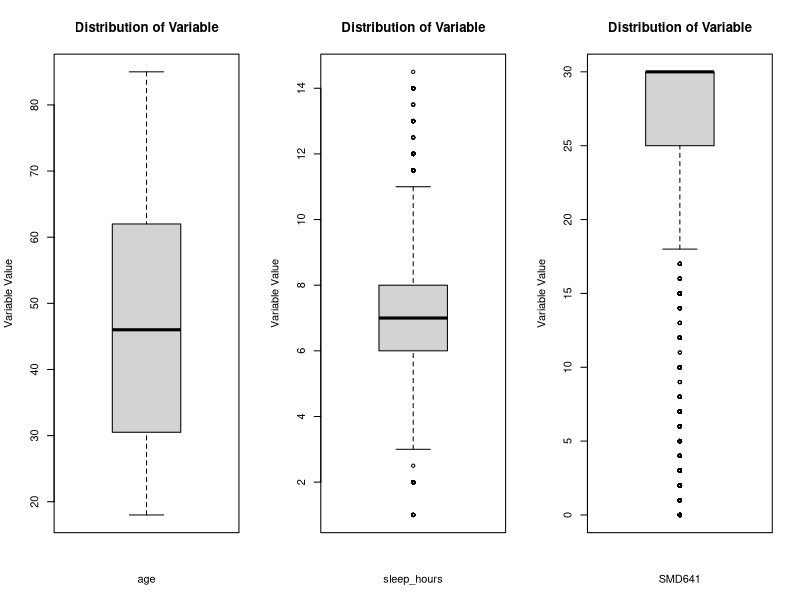
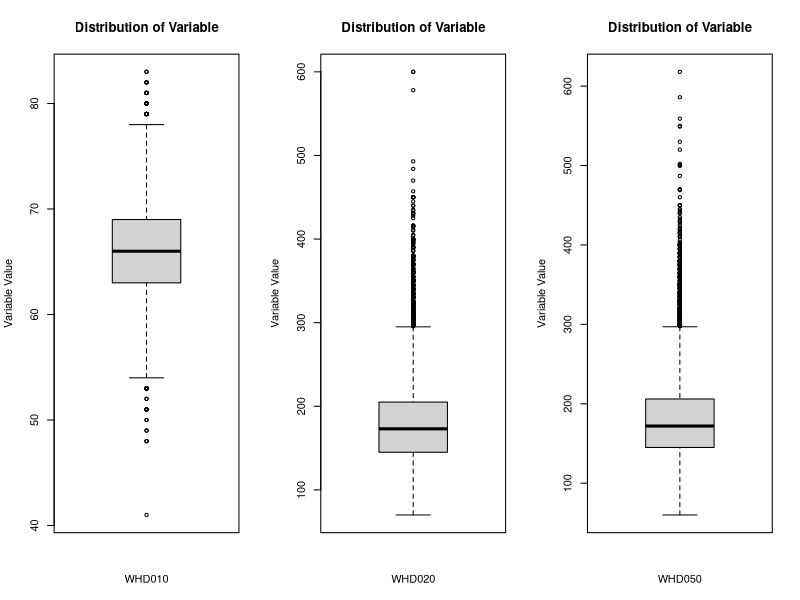
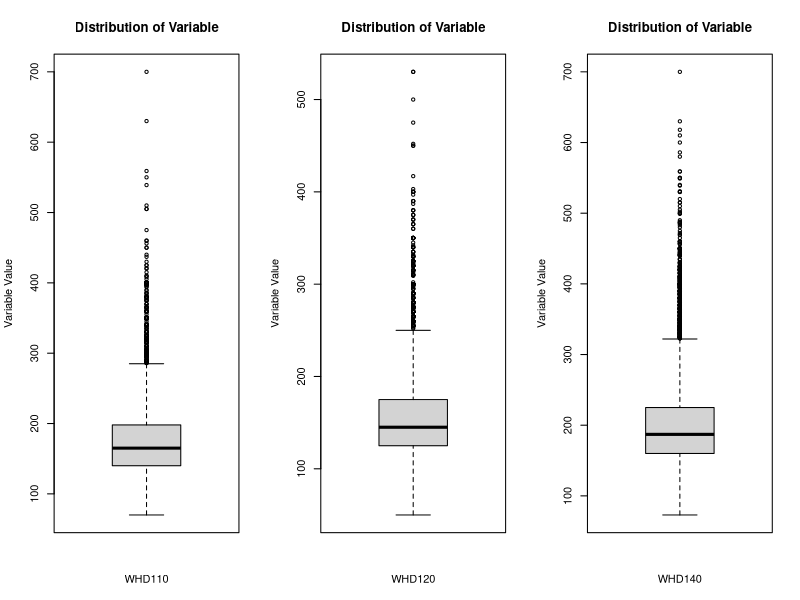
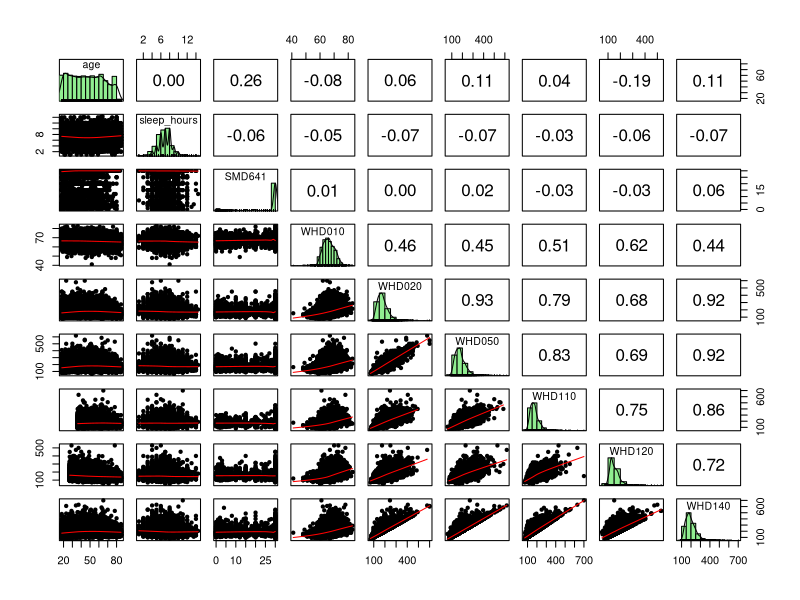

Here is the R script that generated these plots, in order:
## ---- chunk 1
library(dplyr)
library(psych)
## ---- chunk 2
df = read.csv("project_data.csv")
target = "result"

## Dropping redundant features
df = subset(df, select = -c(X, id))

## ---- chunk 3
dim(df)

sum(unlist(lapply(df, is.numeric)))
## ---- chunk 4
summary(df)
## ---- chunk 5
numeric_columns = c("age", "sleep_hours", "SMD641", "WHD010", "WHD020", "WHD050", "WHD110", "WHD120", "WHD140")


par(mfcol=c(1, 3))
for (i in numeric_columns) {
        boxplot(df[,i], main = "Distribution of Variable", xlab = names(df[i]), ylab = "Variable Value")
}
## ---- chunk 6
df[, numeric_columns]%>% 
  pairs.panels(method = "spearman", # correlation method
             hist.col = "lightgreen", # histogram color
             density = TRUE,  # show density plots
             ellipses = FALSE # do not show correlation ellipses
             )
